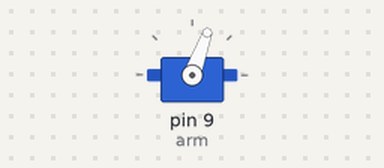
This sketch was run on a simulated Arduino Uno, built with avr-gcc and run on an emulated ATmega328P. Parts: servo.

Above: at 0.05 s.
Timing chart, 0 to 4.6 s (numbered marks = the images above):
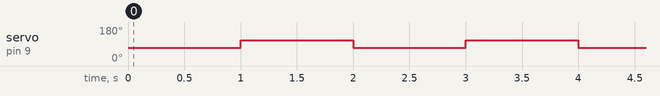

The sketch:

K18.ino
```cpp
// 서보모터 · 각도 지정
// 보드: Arduino Uno / 시리얼 모니터: 9600 baud
// USB를 뽑고 배선한 뒤, 아래 연결표와 코드의 핀 번호를 대조하세요.

#include <Servo.h> // Arduino AVR 기본 Servo 라이브러리
Servo arm;
void setup() { arm.attach(9); } // 주황 신호선 → D9
void loop() {
  arm.write(70); delay(1000); // 무리한 양 끝 각도 대신 좁은 범위부터 확인합니다.
  arm.write(110); delay(1000);
}
```

Measured:
- by itself, servo on pin 9 (arm): alternates 110° for 1.0 s and 70° for 1.0 s
